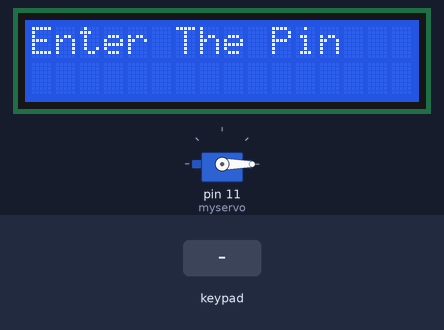
Simulated run of this sketch. Board: Arduino Uno, built with avr-gcc and run on an emulated ATmega328P. Shown: 16×2 character LCD, servo. The test bench sets the inputs (shaded band).

Above: at 1.2 s.
1.3 s: keypad keys 1 2 3 4 = pressed 0.4 s apart
At 3.2 s:
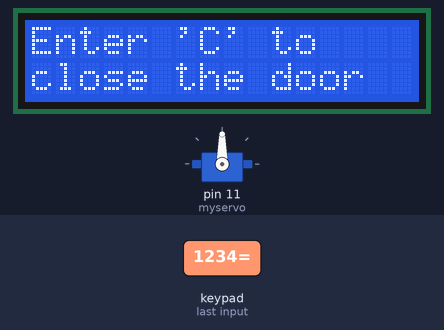
4.8 s: key '/' pressed
At 5.6 s:
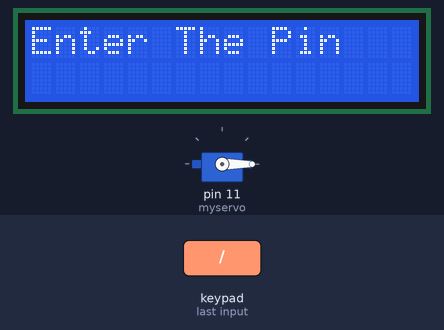
6.3 s: key '*' pressed
At 6.9 s:
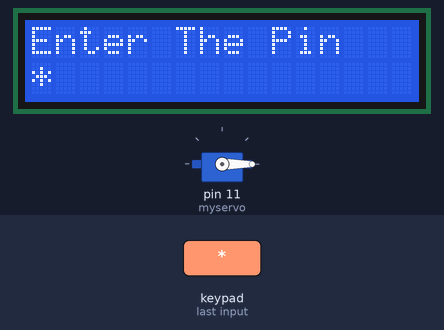
7.8 s: keypad keys 1 2 3 4 # pressed 0.4 s apart
At 10.4 s:
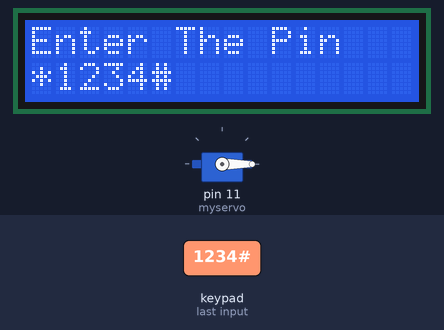
11.3 s: key '=' pressed
At 12.0 s:
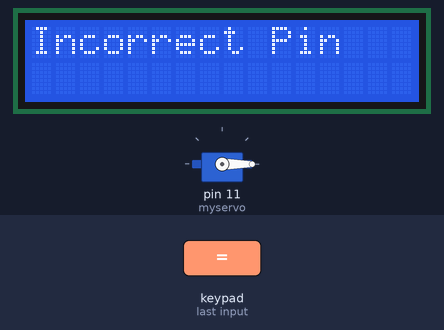
13.8 s: keypad keys 9 8 7 6 # pressed 0.4 s apart
At 16.0 s:
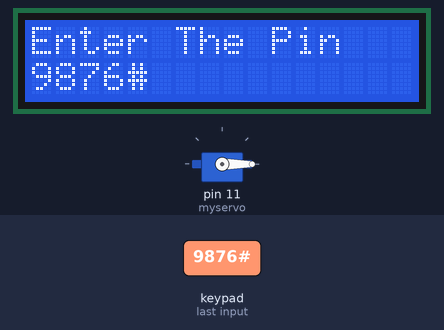
Timing chart, 0 to 17.5 s (numbered marks = the images above; inputs shaded):
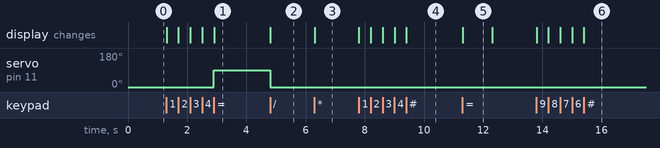

Measured:
- after the input at 1.3 s, servo on pin 11 (myservo): 0° → 90° after 1.6 s; the display: first changes at once (image 1 shows a later state)
- after the input at 4.8 s, servo on pin 11 (myservo): 90° → 0° at once; the display: changes at once (image 2)
- after the input at 6.3 s, the display: changes at once (image 3)
- after the input at 7.8 s, the display: first changes at once (image 4 shows a later state)
- after the input at 11.3 s, the display: changes at once (image 5)
- after the input at 13.8 s, the display: first changes at once (image 6 shows a later state)
- what the display in image 5 shows lasts 1.0 s, from 11.3 s to 12.3 s

The sketch:

Password_Door_Lock.ino
```cpp
#include <LiquidCrystal.h>
#include <Keypad.h>
#include <Servo.h>

const int rs = A0, en = A1, d4 = A2, d5 = A3, d6 = A4, d7 = A5;  // LCD Pins
LiquidCrystal lcd(rs, en, d4, d5, d6, d7);
Servo myservo;
const int ROWS = 4;
const int COLS = 4;
char keys[ROWS][COLS] = {
  { '1', '2', '3', '*' },
  { '4', '5', '6', '*' },
  { '7', '8', '9', '/' },
  { 'C', '0', '=', '#' }
};
byte rowPins[ROWS] = { 9, 8, 7, 6 };  //connect to the row pinouts of the keypad
byte colPins[COLS] = { 5, 4, 3, 2 };  //connect to the column pinouts of the keypad
Keypad keypad = Keypad(makeKeymap(keys), rowPins, colPins, ROWS, COLS);
char correctPin[5] = "1234";  // Pin for (un)locking the door

enum DoorState {DOOR_CLOSED, DOOR_OPEN};
DoorState doorState = DOOR_CLOSED;

bool messagePrinted = false; // Close the door message

void displayEnterPinMessage() {
  lcd.clear();
  lcd.setCursor(0, 0);
  lcd.print("Enter The Pin");
  lcd.setCursor(0, 1);
}

void displayLCD(const char* line1, const char* line2 = "") {
  lcd.clear();
  lcd.setCursor(0, 0);
  lcd.print(line1);
  if (line2[0] != '\0') {
    lcd.setCursor(0, 1);
    lcd.print(line2);
  }

}

void setup() {
  Serial.begin(9600);
  lcd.begin(16, 2);
  myservo.attach(11);
  displayEnterPinMessage();
  myservo.write(0);
}


void loop() {
  static String userInput = "";
  char key = keypad.getKey();
  if (doorState == DOOR_CLOSED) {
    if (key) {  // Check if a key is pressed
      if (key == 'C') { // Clear button
        userInput = "";
        displayEnterPinMessage();
      } else if (key == '=') {
        if (userInput == correctPin) { // Check if pin entered by user is correct
          myservo.write(90);
          doorState = DOOR_OPEN;
          userInput = "";
        } else {
          userInput = "";
          displayLCD("Incorrect Pin");
          delay(1000);
          displayEnterPinMessage();
        }

      } else {
        lcd.print(key);    // Display the key on the LCD
        userInput += key;  // Append key to userInput string if needed
      }
    }
  } else {

    if (!messagePrinted) {
      displayLCD("Enter 'C' to", "close the door");
      messagePrinted = true;
    }
    if (key == '/') {
      myservo.write(0);
      doorState = DOOR_CLOSED;
      messagePrinted = false;
      displayEnterPinMessage();
      delay(100);
    }
  }
}
```
